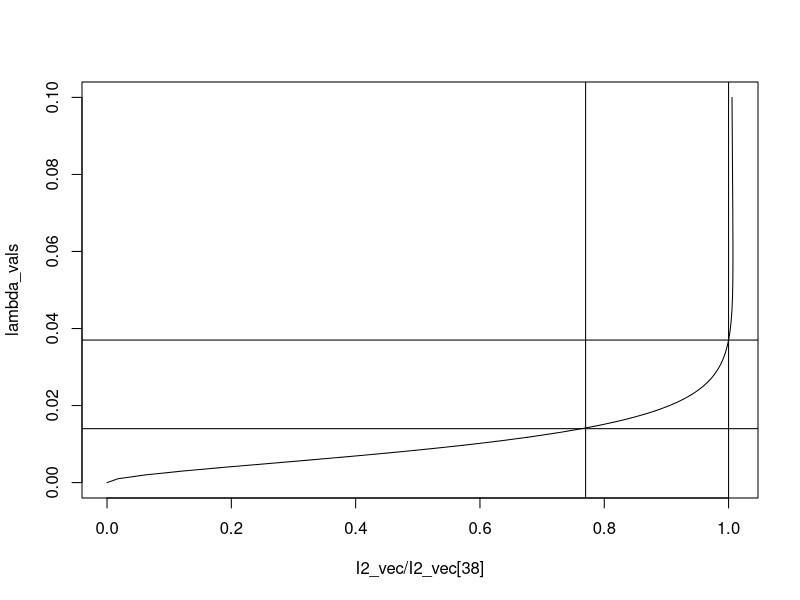

Write R code to recreate this figure.
rm(list=ls())
# we want to recreate the dengue model

# we first create the four probabilities of infection
library(data.table)

# Set parameters ----------------------------------------------------------

# Calculate lambda in Colombo

# probability first infection = 14.1%
# 0.141 <- 1-(1 - lambda)^4
# lambda = 0.037


#will remove last age
max_age <- 61
#will remove last year
years <- 2010:2110
N0 <- 1 # population size
no_infection <- N0
lambda <- rep(0.037, length=length(years))
P_D <- c(0.005, 0.05, 0.00001, 0.00001)

P_D_mat <- t(replicate(max_age,P_D))

# Initialise dataframe ----------------------------------------------------

col_names <- list(
               "S4",
               "S3",
               "S2",
               "S1",
               "S0",
               "I1",
               "I2",
               "I3",
               "I4",
               "D1",
               "D2",
               "D3",
               "D4",
               "total")

array_names <- vector("list", 3)
array_names[[1]] <- paste("year", years, sep="_")
array_names[[2]] <- paste("age", (1:(max_age+1) -1), sep="_")
array_names[[3]] <- col_names

# dims are year - age - outcomes
dengue <- array(data = 0,
                dim = c(length(years), max_age+1,length(col_names)),
                dimnames=array_names)


dengue[1,,"S4"] <- N0 # add 100 to S4 to each age group in first year
dengue[,1,"S4"] <- N0 # add 100 to S4 of 0 age group in all years (births)

dengue[1,,"total"] <- dengue[1,,"S4"] # add total to first year
dengue[,1,"total"] <- dengue[,1,"S4"] # add total to first age

# Populate dataframe ------------------------------------------------------

infection_probs <- function( lambda, max_age, P_D_mat, df, verbose=1 ){
  if(verbose==1){browser()}
  
  for (y in 1:(length(years)-1)) {

    # infection probabilities
    P_I0_I1 <- 1-(1 - lambda[y])^4
    P_I1_I2 <- 1-(1 - lambda[y])^3
    P_I2_I3 <- 1-(1 - lambda[y])^2
    P_I3_I4 <- 1-(1 - lambda[y])^1
    P_I4_I5 <- 0L
    
    # S4
    df[y+1, 1:max_age + 1 , "S4"] <- df[y, 1:max_age, "S4"] * (1-P_I0_I1) # probability of individual staying susceptible
    
    # S3
    df[y+1, 1:max_age + 1, "S3"] <- df[y, 1:max_age, "S4"] * (P_I0_I1) + # prob of people with first infection 
      (df[y, 1:max_age, "S3"] * (1-P_I1_I2) ) # probability of not getting a second infection
    
    # I1 (reminder: first infections occur during this year) - that's why there's no +1's
    df[y, 1:max_age, "I1"] <- df[y,1:max_age, "S4"] * (P_I0_I1)  # Number of new first infections
    
    # S2
    df[y+1, 1:max_age+1, "S2"] <- df[y, 1:max_age, "S3"] * (P_I1_I2) + # prob of people with second infection 
      df[y, 1:max_age, "S2"] * (1-P_I2_I3) # probability of not getting a third infection
    
    # I2
    df[y, 1:max_age, "I2"] <- df[y, 1:max_age, "S3"] * (P_I1_I2)   # Number of new second infections
    
    # S1
    df[y+1, 1:max_age+1, "S1"] <- df[y, 1:max_age, "S2"] * (P_I2_I3) + # prob of people with third infection 
      (df[y, 1:max_age, "S1"] * (1-P_I3_I4) ) # probability of not getting a fourth infection
    
    #I3
    df[y, 1:max_age, "I3"] <- df[y, 1:max_age, "S2"] * (P_I2_I3) # number of new third infections
    
    # S0
    df[y+1, 1:max_age+1, "S0"] <- df[y, 1:max_age, "S1"] * (P_I3_I4) + # prob of people with fourth infection 
      (df[y, 1:max_age, "S0"] * (1-P_I4_I5) ) # probability of not getting a fifth infection
    
    # I4
    df[y, 1:max_age, "I4"] <- df[y, 1:max_age, "S1"] * (P_I3_I4) # number of new fourth infections
    
    #calculate the total population across susceptible statuses
    df[y+1,1:max_age+1,"total"] <- rowSums(df[y+1,1:max_age+1,which(col_names %like% "S")])
    
    df[y,1:max_age,which(col_names %like% "D")] <- df[y,1:max_age,which(col_names %like% "I")]*
      P_D_mat
    
  } # ends year loop
  
  #removing last year and last age group
  df <- df[-length(years),,]
  df <- df[,-(max_age+1),]
  
  return(df)
}


# I2 vs. lambda plot ------------------------------------------------------

lambda_vals <- seq(0, 0.1, by=0.001)
I2_vec <- numeric(length(lambda_vals))
I1_vec <- numeric(length(lambda_vals))

AgeDist <- c(0.01518000, 0.01518000, 0.01518000, 0.01518000, 0.01518000, 0.01560000, 0.01560000, 0.01560000, 0.01560000, 0.01560000,
             0.01478000, 0.01478000, 0.01478000, 0.01478000, 0.01478000, 0.01617775, 0.01617775, 0.01617775, 0.01617775, 0.01617775,
             0.01506456, 0.01506456, 0.01506456, 0.01506456, 0.01506456, 0.01525617, 0.01525617, 0.01525617, 0.01525617, 0.01525617,
             0.01610475, 0.01610475, 0.01610475, 0.01610475, 0.01610475, 0.01383275, 0.01383275, 0.01383275, 0.01383275, 0.01383275)

AgeDist <- c(AgeDist, rep(AgeDist[length(AgeDist)],20))

for(i in 1:length(lambda_vals)){
  
  dengue_df <- infection_probs(lambda = rep(lambda_vals[i], length(years)), 
                               max_age = max_age, 
                               P_D_mat = P_D_mat, 
                               df = dengue,
                               verbose = 0)
  
  I2_vec[i] <- sum(AgeDist[1:60]*dengue_df[length(years)-1,1:60,"I2"])/sum(AgeDist[1:60])
  I1_vec[i] <- sum(AgeDist[1:60]*dengue_df[length(years)-1,1:60,"I1"])/sum(AgeDist[1:60])
  
}


#set 1 for each age group (not 100)
#multiply I2 by the number of children in each age group
#max age is 60

plot(x = I2_vec/I2_vec[38], y = lambda_vals, type = "l")
abline(v = 1.0)
abline(h = lambda_vals[38])
abline(v = 0.77)
#value of lambda where I2_vec/I2_vec[38] is closest to 38
abline(h = lambda_vals[15])


#* Calculating rho ---------------------------------------------------------

rho <- (100/10000)/I2_vec[38]

# Calculating I1 and I2 in Gampaha ----------------------------------------

dengue_g_df <- infection_probs(lambda = rep(lambda_vals[15], length(years)), 
                               max_age = max_age, 
                               P_D_mat = P_D_mat, 
                               df = dengue,
                               verbose = 0)

#proportion of population who experience primary or secondary infections per year
ageRange <- 4:16
inf_c <- sum(AgeDist[ageRange]*
               rowSums(dengue_g_df[length(years)-1,ageRange,c("I1","I2")]))/sum(AgeDist[ageRange])

inf_c_2yr <- 1-(1-inf_c)^2

case_c_2yr <- 1-(1-(77/10000))^2
